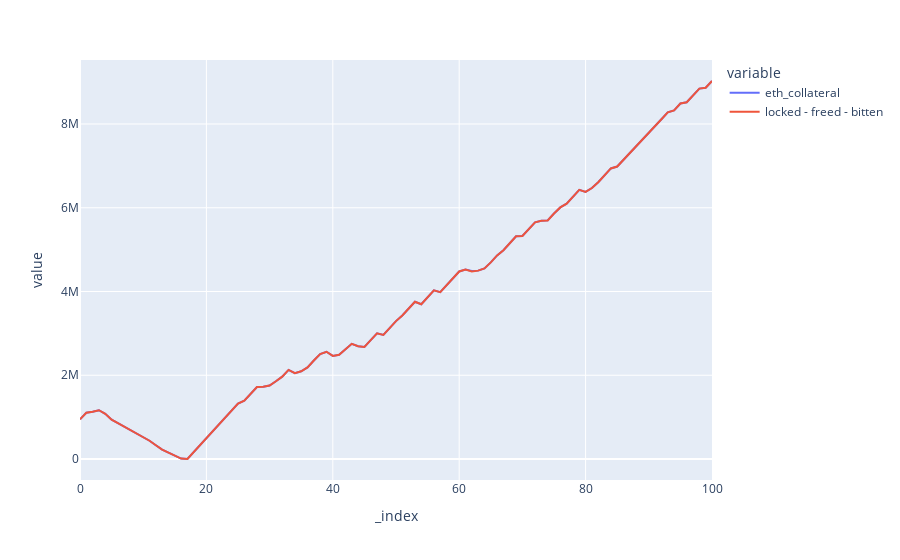

Source (notebook cell):
### Markdown cell above
## Historical system ETH collateral vs. model

### Code cell
df['locked - freed - bitten'] = df['eth_locked'] - df['eth_freed'] - df['eth_bitten']
df.plot(y=['eth_collateral', 'locked - freed - bitten']) #'Q'
